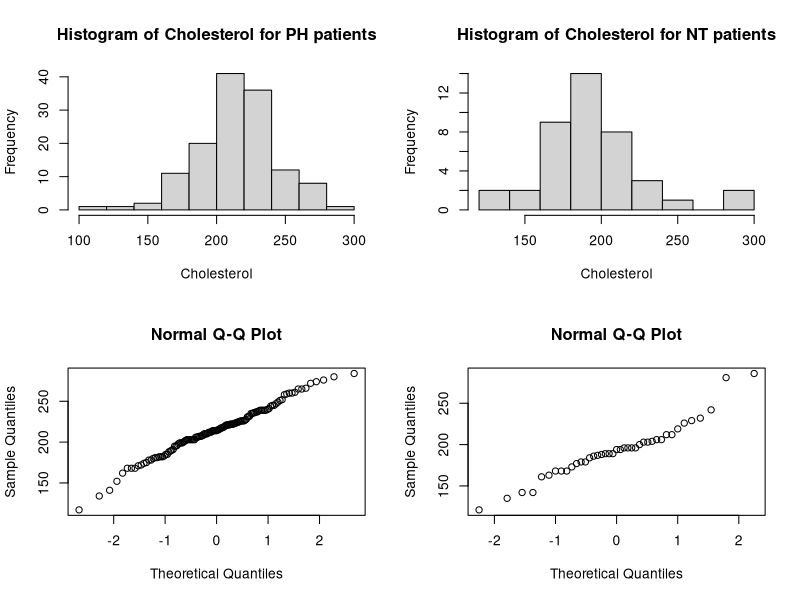
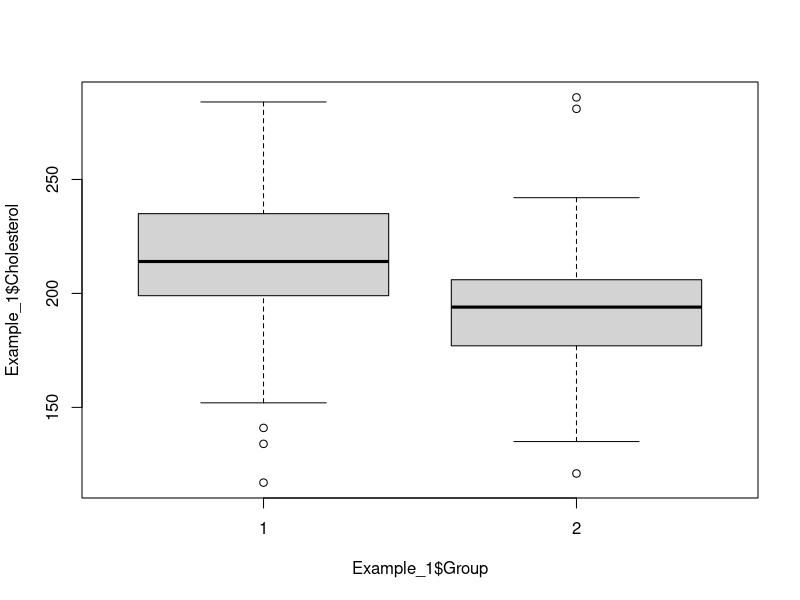
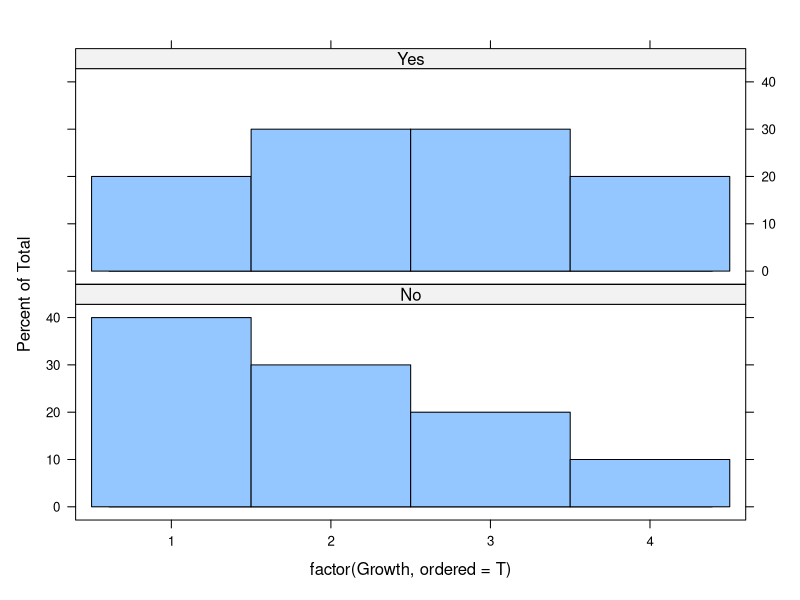

These charts were generated, in order, by the following R code:
Example_1=read.csv("Dataset1.csv", sep=",", header=T)
colnames(Example_1)<-c("Cholesterol", "Group")

#n1=133
n1=length(Example_1[Example_1[,2]==1,][,2])
n1
#n2=41
n2=length(Example_1[Example_1[,2]==2,][,2])
n2

par(mfrow=c(2,2))
hist(Example_1[Example_1[,2]==1,][,1], main="Histogram of Cholesterol for PH patients", xlab="Cholesterol")
hist(Example_1[Example_1[,2]==2,][,1], main="Histogram of Cholesterol for NT patients", xlab="Cholesterol")
qqnorm(Example_1[Example_1[,2]==1,][,1])
qqnorm(Example_1[Example_1[,2]==2,][,1])

par(mfrow=c(1,1))
boxplot(Example_1$Cholesterol~Example_1$Group)
sqrt(var(Example_1[Example_1[,2]==1,][,1]))
sqrt(var(Example_1[Example_1[,2]==2,][,1]))

T1=t.test(Example_1$Cholesterol~Example_1$Group, alternative="greater", var.equal=T)
T1
T2=t.test(Example_1$Cholesterol~Example_1$Group, alternative="greater", var.equal=F)
T2

?t.test

t.test(Example_1$Cholesterol~Example_1$Group, alternative="less", var.equal=T)
##note: 
1-T1$p.value

t.test(Example_1$Cholesterol~Example_1$Group, alternative="two.sided", var.equal=T)
2*T1$p.value
#Note: Since this is a two-sided test, the 95% confidence interval is bounded by two sides--(10.77, 32.26)

##create 2x2 table
Example_2<-as.table(matrix(c(20,30,10,40), nrow=2, ncol=2, dimnames=list(c("Growth:Yes", "Growth:No"), c("Centrifuged", "Noncentrifuged" ))))
###tables can also be created from individual data using the function table()
Example_2

##H0: no association between growth and centrifugation in the population; p1-p2=0
##Ha: association between growth and centrifugation the population p1-p2=0

#incidence of combined morbidity index
n1=Example_2[1,2]+Example_2[1,1]
n2=Example_2[2,1]+Example_2[2,2]
incidence_exposed=Example_2[1,1]/n1  ####p1
incidence_unexposed=Example_2[2,1]/n2  ####p2
incidence_exposed
incidence_unexposed


###Chi-square test
Test_2=chisq.test(Example_2, correct=F)
Test_2
#often times, we use something called continuity correction when we are using a continuous function (like the Chi-square) to approximate a discrete function (like binomial)
# to enable continuity correction, change Test=chisq.test(Ex1, correct=T)

####check assumptions, expected count at least 80% of cells >5: 
Test_2$expected
#all cells are greater than 5

#df=(r-1)*(c-1)=(2-1)*(2-1)=1
#Test statistic=4.7619
#p-value is P(X^2>7.101)=.0291
#this p-value can also be found this way: 1-pchisq(4.7619,1)


##create 2x2 table
Example_3<-as.table(matrix(c(2,0,115,862), nrow=2, ncol=2, dimnames=list(c("Group1:exposed", "Group2:unexposed "), c("Colonic Necrosis", "No Colonic Necrosis" ))))
Example_3

###incidence estimates
n1=Example_3[1,2]+Example_3[1,1]
n2=Example_3[2,1]+Example_3[2,2]
incidence_exposed=Example_3[1,1]/n1  ####p1
incidence_unexposed=Example_3[2,1]/n2  ####p2
incidence_exposed
incidence_unexposed

##H0: no association between drug and colonic necrosis in the population; p1-p2=0
##Ha: association between drug and colonic necrosisin the population p1-p2 >0


####check assumptions, expected count at least 80% of cells >5: 
Test_3=chisq.test(Example_3)
Test_3$expected


###two cells <5...use fisher exact
Test_3=fisher.test(Example_3, alternative="greater")
Test_3

?fisher.test

###create 2x2 table
Example_4<-as.table(matrix(c(0,5,17,0), nrow=2, ncol=2, dimnames=list(c("Yes Died Smoking Twin", "No Died Smoking Twin "), c("Yes Died Non-Smoking Twin", "No Died Non-Smoking Twin" ))))
###tables can also be created from individual data using the function table()
###Normal Approximation Method: McNemar 
##H0: no association between smoking and earlier mortality in the population; 
##marginal probabilities for each outcome are the same p_a+p_b=p_c+p_d
##Ha: association between smoking and earlier mortality in the population
Example_4

#Check assumption b+c>20: 5+17>20 
##without continuity correction
mcnemar.test(Example_4, correct=F)
#with continuity correction
mcnemar.test(Example_4, correct=T)

#Test statistic: X^2=5.5
#df=1
#p-value=.01902
#same as
1-pchisq(5.5,1)
#1-P(X^2<5.5)=P(X^2>5.5)

##H0: no association between smoking and earlier mortality in the population; 
#marginal probabilities for each outcome are the same p_a+p_b=p_c+p_d
##Ha: association between smoking and earlier mortality in the population

#number of discordant pairs n=17+5 Bernouilli Trials
n=Example_4[1,2]+Example_4[2,1]
n
###proportion of positive discordancies
p=Example_4[1,2]/n
p
###number of successes
x=Example_4[1,2]
x

###binomial test
binom.test(x,n, alternative=c("two.sided"))

Occasion<-c(seq(1,10,1),seq(1,10,1))

Cloth<-c(1*10^4,3.3*10^7,5.7*10^7,1.9*10^7,1.2*10^4,8.8*10^2,2.6*10^6,3.3*10^7,8.7*10^6,7.6*10^7 )
Sponge<-c(4.6*10^6,9.8*10^7,1.3*10^8,1.3*10^8,6.0*10^2,4.7*10^7,1.4*10^8,1.2*10^8,2.1*10^8,1.1*10^8 )
Df2<-cbind(Occasion, Cloth, Sponge)
colnames(Df2)<-c("Occasion", "Cloth", "Sponge")
Df2

wilcox.test(Cloth,Sponge, data=Df2,paired=TRUE)

Example_5<-as.table(matrix(c(10,20,15,15,15,10,10,5), nrow=2, ncol=4, dimnames=list(c("Yes", "No"), c("1 = no growth", "2 = minimal growth","3 = moderate growth","4 = confluent growth" ))))
Example_5


# Let's turn this into a dataset!
Growth<-c(rep(1,10), rep(2,15), rep(3,15), rep(4,10),rep(1,20), rep(2,15), rep(3,10), rep(4,5))
CultureGroups<-c(rep('Yes',50), rep('No',50))
Df<-as.data.frame(cbind(as.numeric(Growth),CultureGroups))
colnames(Df)<-c('Growth', 'CultureGroups')

library(lattice)

histogram(~ factor(Growth, ordered=T) | CultureGroups,
          data=Df,
          layout=c(1,2)      #  columns and rows of individual plots
          )

wilcox.test(as.numeric(Growth)~CultureGroups, data=Df)
